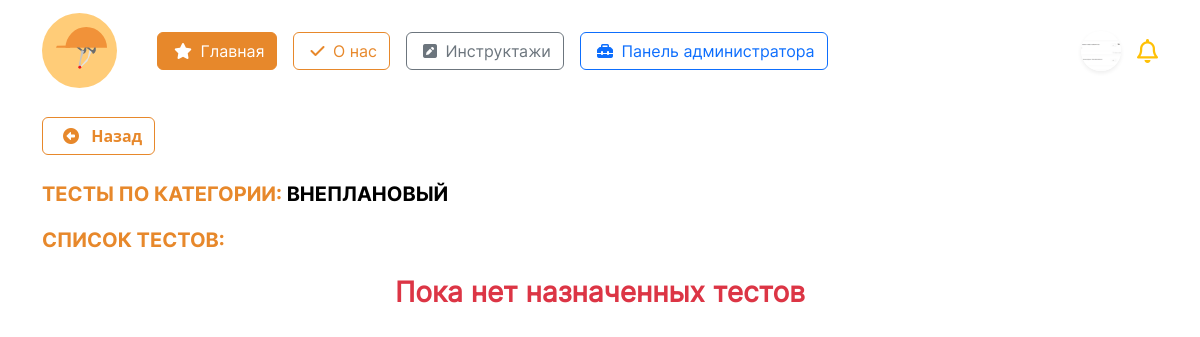
Page /account/themes_inst/test/1/ (signed in) on the earlier database version.
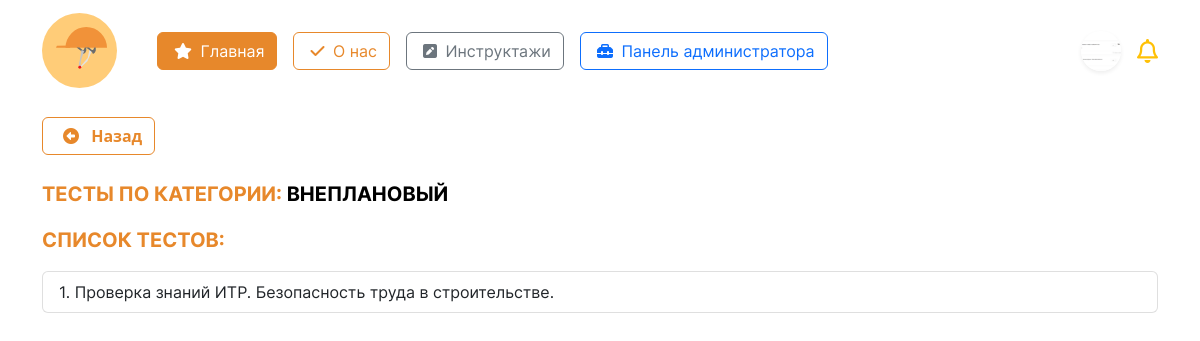
Same page on the later database version.
### initru/models.py (models this page shows, shortened)
class test(models.Model):
    instruction = models.ForeignKey( inst, on_delete=models.CASCADE, verbose_name='Инструктаж' )
    name_test = models.CharField( 'Название теста инструктажа', max_length=125 )
    number_of_questions = models.IntegerField('Количество вопросов') ##
    time = models.IntegerField('Ограничение по времени') ##
    required_score_to_pass = models.IntegerField('Рекомендуемый балл в %', help_text='Рекомендуемый балл в %')
    type_user  = models.ForeignKey(typeuser, on_delete=models.CASCADE, verbose_name='Тип пользователя')
    file = models.FileField( 'Файл к тесту', upload_to='instr/', null=True, blank=True)
    stud_groups = models.ForeignKey(Groups, on_delete=models.CASCADE, verbose_name='Группа')
    date_target = models.DateTimeField('Дата назначения',)
    class Meta:
        verbose_name = 'Тест'
        verbose_name_plural = 'Тесты'
    @staticmethod
    def get_need_instr(request, id):
        return test.objects.filter(
            instruction = id, # инструктаж
            type_user = request.user.type_user, # тип пользователя
            stud_groups=request.user.groupStud # группа
            )

### initru/views.py (the view)
# urls.py: path('account/themes_inst/test/<int:id>/', BriefLayoutView.tests, name = "test_list"),
    @login_required
    def tests(request, id):
        page_name = 'user_tests/user_tests_list.html'
        themesInstructions = inst.objects.get(id=id)  # model inst
        tests = test.get_need_instr(request, id)  # model test
        values = {
            'test': tests,
            'themes': themesInstructions,
        }
        return render(request, page_name, values)

### initru/templates/user_tests/user_tests_list.html (shortened to what this page needs)
{% extends "../base.html" %}
{% load static %}
{% block content %}
<div class="container mt-3">
    <a class = 'btn btn-outline-orange mb-2 fw-bold' onclick="javascript:history.back(); return false;" href ="#">
      <i class="fa-solid fa-circle-left mx-2"></i>
      Назад
    </a>
    <p class = 'fs-5 text-uppercase mt-3' style="font-family: 'Inter-Bold'; color:#E7882B;">
        Тесты по категории: <span style = "color:black;">{{ themes.name_instruction }}</span>
    </p>
    <p class = 'fs-5 text-uppercase' style="font-family: 'Inter-Bold'; color:#E7882B;">
        Список тестов:
    </p>
    <div class="list-group mt-3" style='font-family: "Inter-Regular";'>
        {% for item in test %}
          <button class="btn-quiz list-group-item list-group-item-action" data-brief-name = "{{item.instruction.name_instruction }}" data-brief-pk='{{item.instruction.pk }}' data-quiz-pk="{{ item.id }}" data-quiz-name="{{item.name_test}}" data-quiz-time = "{{ item.time }}" data-pass ="{{ item.required_score_to_pass }}" data-questions='{{ item.number_of_questions }}' data-bs-target="#staticBackdrop" data-file-link = '{{ item.file.url }}' data-bs-toggle="modal">{{ forloop.revcounter }}. {{ item.name_test }}
          </button>
        {% empty %}
          <p class = 'fw-bold text-center fs-3 text-danger'>Пока нет назначенных тестов</p>
        {% endfor %}
    </div>
</div>
{% endblock %}

Differences in the rows shown:
now on this page (row edited): test: name_test "Проверка знаний ИТР. Безопасность труда в строительстве."
Other differences:
text no longer shown: "Пока нет назначенных тестов"
